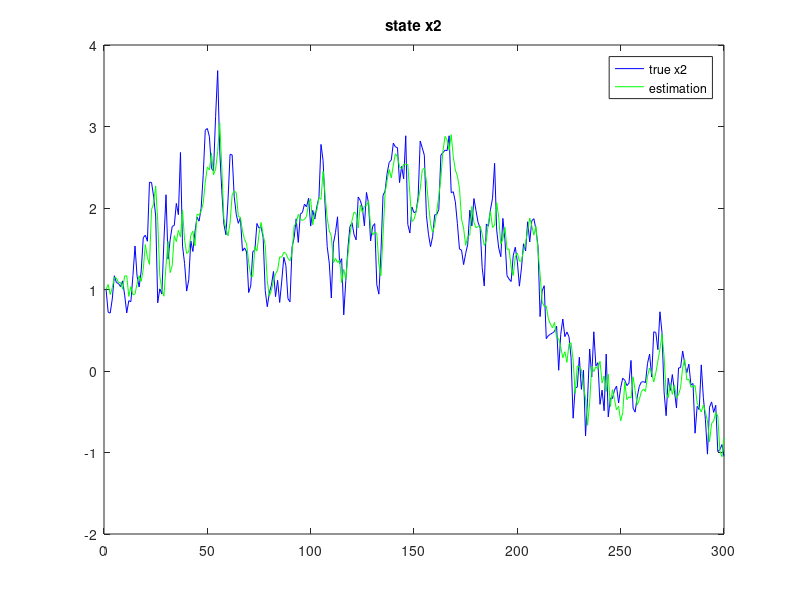

This chart was generated by the following MATLAB code:
% A = diag([1.3, 1.1, 1.1]);
% B = [0.7 0;
%     0.7 0.7;
%     0 0.7];
% DeltaA  =  [-0.0102 -0.001 -0.0183; 0.0043 -0.0002 0.0167; -0.0032 0.0051 -0.0022];
% DeltaB  =  [-0.0072 0.0013; 0.0021 0.0065; 0.0019 0.0016];
% Q = 10*eye(3);
% R  =  eye(2);
% n = 3;
% m = 2;
% sum = diag([1, 1]);
% esp = 
% e = 
% rho = 
% epsilon1 = 0.035;
% epsilon2 = 0.01;
% Phi_1 = 1.4;
% Phi_2 = 0.8;
% x_0 = [-1.4 1.5 -1.8]';
% b = 1;
% a = 0;
% tau_1 = 0;
% tau_2 = 0;
clc;
clear all;
A = [0.81 0.15;
     0.31 0.7];
C2 = [2 2.5];
gamma1 = 2.5;

Q = diag([0.09 0.09]);
R = 0.05;
M = 40;
mu = 0.9;
k = M;
P1 = cell(41,1);
P2 = cell(41,1);
L_star = cell(41,1);
L = cell(41,1);
W = cell(41,1);
P1{41} = 0;
P2{41} = 0;
L_star{41} = 0;
L{41} = 0;
W{41} = 0;

A_L = cell(41,1);
A_W = cell(41,1);
Delta = cell(41,1);
Lambda = cell(41,1);
normP1 = [];
normP2 = [];
for i=40:-1:1
    A_L{i} = A+mu*L_star{i+1}*C2;
    A_W{i} = A+W{i+1};
    Delta{i} = eye(2)-1/(gamma1)^2*P1{i+1};
    Lambda{i} = R+C2*P2{i+1}*C2';
    L_star{i} = -A_W{i}*P2{i+1}*C2'/(Lambda{i});
    W{i} = ((gamma1)^2*P1{i+1}-eye(2))\A_L{i};
    %L{i} = -A*P2{i+1}*C2'/(Lambda{i});
    P1{i} = A_L{i}'*P1{i+1}*A_L{i}+eye(2)+(mu-mu^2)*C2'*L_star{i+1}'*P1{i+1}*L_star{i+1}*C2+1/(gamma1^2)*A_L{i}'*P1{i+1}*inv(Delta{i})*P1{i+1}*A_L{i};%whether it's L_star or L needs to verify
    P2{i} = A_W{i}*P2{i+1}*A_W{i}'+Q-mu*A_W{i}*P2{i+1}*C2'*inv(Lambda{i})*C2*P2{i+1}*A_W{i}';
    normP1(i) = norm(P1{i}-P1{i+1},2);
    normP2(i) = norm(P2{i}-P2{i+1},2);
end
%fig1 = plot(1:40,normP1);
% fig2 = plot(1:40,normP2);
% sigma = [0.9;1.2;0.5;1.3;0.6;1.5;0.8;2.7;1;0.7];
% delta = 0.5;
% T = ones(10,1)*16;
L = 300;
x = cell(1,L);
x{1} = [1;1];
X_est = cell(1,L);
X_est{1} = [1;1];
K = cell2mat(L_star);
K = [-0.2564; -0.2070];
for t=1:L-1
    x{t+1} = A*x{t}+abs(0.016*sin(0.1*t))*ones(2,1)+mvnrnd([0;0], Q)';
    y{t} = C2*x{t}+mvnrnd(0, R);
    X_est{t+1} = (A+mu*K(1:2,1)*C2)*X_est{t}-mu*K(1:2,1)*y{t};
end
x = cell2mat(x);
X_est = cell2mat(X_est);
plot(1:L, x(1,:),'-b',1:L,X_est(1,:),'-g');%1:T, newy,'-ko', 
legend('true x1','estimation');
title('state x1');
plot(1:L, x(2,:),'-b',1:L,X_est(2,:),'-g');%1:T, newy,'-ko', 
legend('true x2','estimation');
title('state x2');
